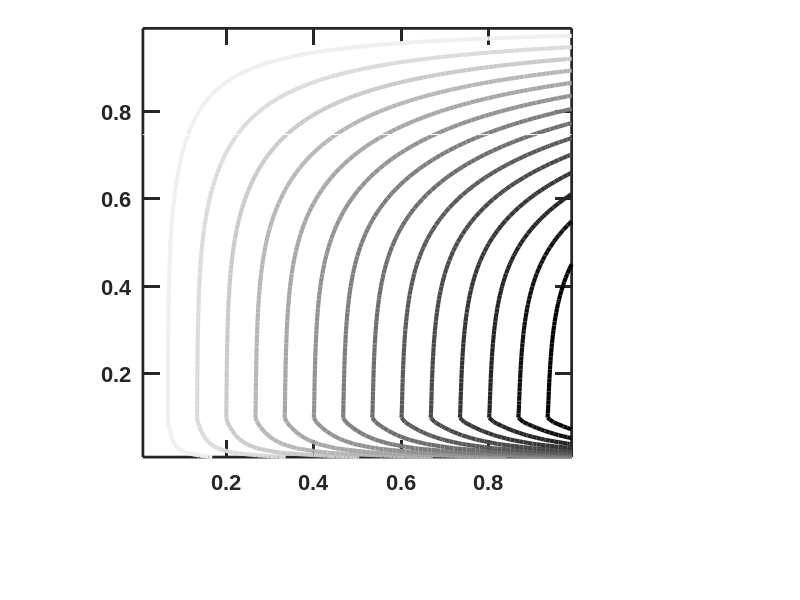

MATLAB code to generate this figure: (Note: this script raises an error after producing the figure.)
clear
% Percentage of Newborn biomass replaced with H biomass. For the orange attractor, spike_frac = 0.
% For the teal attractor corresponding to the 30%-H spiking strategy, spike_frac = 0.3.
spike_frac = 0.3;
% Parameters shown in Table 1
gMmax = 0.7;
gHmax = 0.3;
c_BM = 1/3;
c_RM = 1e-4;
c_RH = 1e-4;
K_MR = 1/3;
K_HR = 1/5;
K_MB = 100/3;
dM = gMmax*5e-3;
dH = gHmax*5e-3;

% N0: BM_0, R(0)=1, T0 is the maturation time
N0 = 100;
R0 = 1;
T0 = 17;

options=odeset('RelTol',1e-6,'abstol',1e-10);

% range and increment for f_P
x0=0.01;
dx=0.01;
xt=0.99;
% range and increment for phi_M(0)
y0=0.01;
dy=0.01;
yt=0.99;

% % range and increment for f_P
% x0=0.12;
% dx=0.001;
% xt=0.15;
% % range and increment for phi_M(0)
% y0=0.5;
% dy=0.01;
% yt=0.9;

xsize=round((xt-x0)/dx+1);
ysize=round((yt-y0)/dy+1);
%% Calculate the map if it hasn't been done. Otherwise just load the data in FullMap.mat. 
if ~exist('FullMap.mat')
    P = zeros(xsize,ysize); % community function at different f_P and phi_M(0)
    MfracDiff = zeros(xsize,ysize); % offspring phi_M(0) - parent phi_M(0) at different f_P and phi_M(0), no spiking
    
    m = 0; % counter for values of f_P
    
    % calculate P(T) at different f_P and phi_M(0)
    for i = x0 : dx : xt
        m = m+1; % counter for values of phi_M(0)
        n = 0;
        fp = i;
        for j = y0:dy:yt
            % parameters for differential equations
            para = [gMmax; gHmax; c_BM; c_RM; c_RH; fp; K_MR; K_HR; K_MB; dM; dH];
            % solve differential equations
            [T, X] = ode15s(@(t,x) MHDynamics_NoCost(t,x,para), [0 T0], [N0*j; N0*(1-j); 0; R0; 0],options);
            if ~isreal(X)
                error('imaginary value')
            elseif nnz(X < -1e-5)>0
                error('negative value')
            end
            n = n+1;
            P(m, n)= X(end, 5);
            MfracDiff(m, n) = X(end, 1)/(X(end, 1)+X(end, 2)) - j;
        end
    end
    save('FullMap', 'P', 'MfracDiff')
else
    load('FullMap')
end
% %%
% % plot 3D community function landscape in Figure 2C
% figure(1)
% contour3((x0:dx:xt), (y0:dy:yt), P', (min(P(:)) : 200 : max(P(:))),'linewidth',3)
% cm = colormap('gray');
% c = 1-cm;
% colormap(c)
% ylim([0.01 0.99])
% xlim([0.01 0.99])
% set(gca,'LineWidth',3,'FontSize',18,'FontName','Arial','fontweight','bold','units','inches','position',[1 1 3 3],'ticklength',[0.04 0.04])%,'yticklabel',[])
% grid off
% xlabel('f_P')
% ylabel('phi_M(0)')
% zlabel('P(T)')
%%
% plot 2D community function landscape with attractors
MfracT = MfracDiff + ones(xsize, 1) * (y0 : dy : yt);
MfracDiff_adjusted1 = MfracT  - ones(ysize, 1) * (y0 : dy : yt);
MfracDiff_adjusted2 = MfracT * (1-spike_frac) - ones(ysize, 1) * (y0 : dy : yt);
figure(2)
contour((x0:dx:xt), (y0:dy:yt), P',  (min(P(:)) : 500 : max(P(:))), 'linewidth', 3); % , (min(P(:)) : 240 : max(P(:)))
set(gca,'LineWidth',2,'FontSize',16,'FontName','Arial','fontweight','bold','units','inches','position',[1 1 3 3],'ticklength',[0.04,0.04])%,'yticklabel',[])
cm = colormap('gray');
c = 1-cm;
colormap(c)
hold on
contour((x0:dx:xt),(y0:dy:yt), MfracDiff_adjusted1', [0 0], 'color',[255.0 127.0 42.0]/255, 'linewidth',3)
contour((x0:dx:xt),(y0:dy:yt), MfracDiff_adjusted2', [0 0], 'color',[0 0.5 0.5] , 'linewidth',3)
hold off
ylabel('phi_M(0)')
xlabel('f_P')

